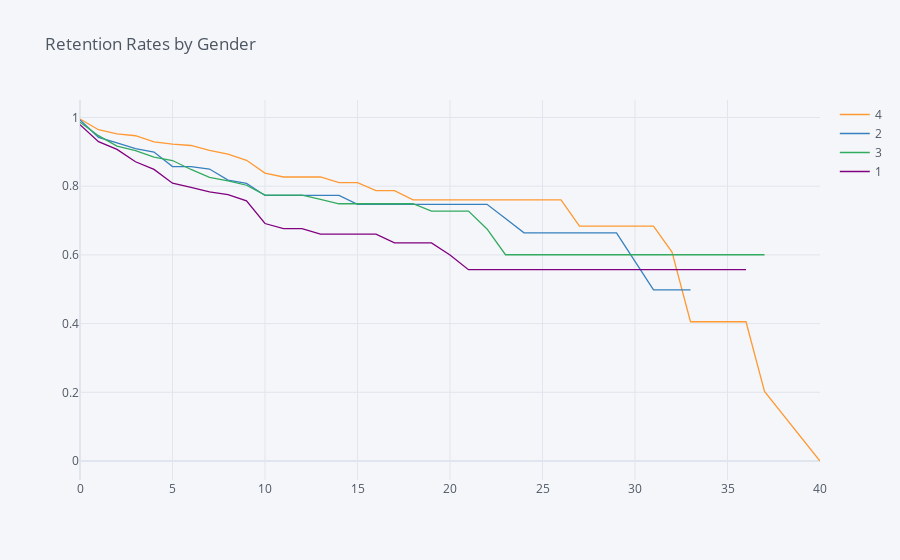

Notebook cell for this chart:
### Markdown cell above
## 6. Let's find out how job satisfaction affects retention rates. Generate and plot survival curves for each level of job satisfaction by number of years at the company.

### Code cell
rates = survival(data, 'JobSatisfaction', 'YearsAtCompany', 'Attrition')

rates.iplot(kind='line', title='Retention Rates by Gender')

### Figure 1 — Plotly figure (JSON) as saved in the notebook; plotly's stock layout.template omitted (floating-point values rounded to 4 significant figures)
{"data": [{"line": {"color": "rgba(255, 153, 51, 1.0)", "dash": "solid", "shape": "linear", "width": 1.3}, "mode": "lines", "name": "4", "text": "", "type": "scatter", "x": [0, 1, 2, 3, 4, 5, 6, 7, 8, 9, 10, 11, 12, 13, 14, 15, 16, 17, 18, 19, 20, 21, 22, 23, 24, 25, 26, 27, 29, 30, 31, 32, 33, 34, 36, 37, 40], "y": [0.9956, 0.9645, 0.9523, 0.9469, 0.929, 0.9226, 0.9185, 0.9043, 0.8933, 0.8754, 0.838, 0.8268, 0.8268, 0.8268, 0.8103, 0.8103, 0.7872, 0.7872, 0.76, 0.76, 0.76, 0.76, 0.76, 0.76, 0.76, 0.76, 0.76, 0.684, 0.684, 0.684, 0.684, 0.608, 0.4053, 0.4053, 0.4053, 0.2027, 0]}, {"line": {"color": "rgba(55, 128, 191, 1.0)", "dash": "solid", "shape": "linear", "width": 1.3}, "mode": "lines", "name": "2", "text": "", "type": "scatter", "x": [0, 1, 2, 3, 4, 5, 6, 7, 8, 9, 10, 11, 12, 13, 14, 15, 16, 17, 18, 19, 20, 21, 22, 23, 24, 25, 26, 27, 29, 30, 31, 32, 33, 34, 36, 37, 40], "y": [0.9929, 0.9423, 0.9263, 0.9091, 0.8996, 0.8573, 0.8573, 0.85, 0.8179, 0.8083, 0.7731, 0.7731, 0.7731, 0.7731, 0.7731, 0.7474, 0.7474, 0.7474, 0.7474, 0.7474, 0.7474, 0.7474, 0.7474, 0.7059, 0.6643, 0.6643, 0.6643, 0.6643, 0.6643, 0.5813, 0.4983, 0.4983, 0.4983, "", "", "", ""]}, {"line": {"color": "rgba(50, 171, 96, 1.0)", "dash": "solid", "shape": "linear", "width": 1.3}, "mode": "lines", "name": "3", "text": "", "type": "scatter", "x": [0, 1, 2, 3, 4, 5, 6, 7, 8, 9, 10, 11, 12, 13, 14, 15, 16, 17, 18, 19, 20, 21, 22, 23, 24, 25, 26, 27, 29, 30, 31, 32, 33, 34, 36, 37, 40], "y": [0.9864, 0.9471, 0.917, 0.9033, 0.8849, 0.8748, 0.8487, 0.8259, 0.8157, 0.8028, 0.7739, 0.7739, 0.7739, 0.7618, 0.7489, 0.7489, 0.7489, 0.7489, 0.7489, 0.7275, 0.7275, 0.7275, 0.6755, 0.6005, 0.6005, 0.6005, 0.6005, 0.6005, 0.6005, 0.6005, 0.6005, 0.6005, 0.6005, 0.6005, 0.6005, 0.6005, ""]}, {"line": {"color": "rgba(128, 0, 128, 1.0)", "dash": "solid", "shape": "linear", "width": 1.3}, "mode": "lines", "name": "1", "text": "", "type": "scatter", "x": [0, 1, 2, 3, 4, 5, 6, 7, 8, 9, 10, 11, 12, 13, 14, 15, 16, 17, 18, 19, 20, 21, 22, 23, 24, 25, 26, 27, 29, 30, 31, 32, 33, 34, 36, 37, 40], "y": [0.9792, 0.9297, 0.9071, 0.8711, 0.8489, 0.8087, 0.7965, 0.7833, 0.7752, 0.7572, 0.6913, 0.6766, 0.6766, 0.6605, 0.6605, 0.6605, 0.6605, 0.6351, 0.6351, 0.6351, 0.5998, 0.557, 0.557, 0.557, 0.557, 0.557, 0.557, 0.557, 0.557, 0.557, 0.557, 0.557, 0.557, 0.557, 0.557, "", ""]}], "layout": {"legend": {"bgcolor": "#F5F6F9", "font": {"color": "#4D5663"}}, "paper_bgcolor": "#F5F6F9", "plot_bgcolor": "#F5F6F9", "title": {"font": {"color": "#4D5663"}, "text": "Retention Rates by Gender"}, "xaxis": {"gridcolor": "#E1E5ED", "showgrid": true, "tickfont": {"color": "#4D5663"}, "title": {"font": {"color": "#4D5663"}, "text": ""}, "zerolinecolor": "#E1E5ED"}, "yaxis": {"gridcolor": "#E1E5ED", "showgrid": true, "tickfont": {"color": "#4D5663"}, "title": {"font": {"color": "#4D5663"}, "text": ""}, "zerolinecolor": "#E1E5ED"}}}
